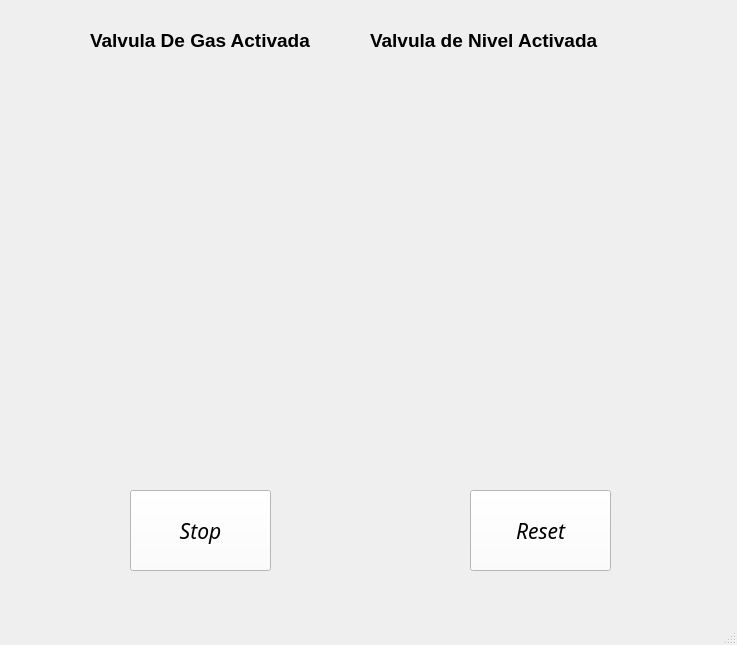
<?xml version="1.0" encoding="UTF-8"?>
<ui version="4.0">
 <class>MainWindow</class>
 <widget class="QMainWindow" name="MainWindow">
  <property name="geometry">
   <rect>
    <x>0</x>
    <y>0</y>
    <width>737</width>
    <height>645</height>
   </rect>
  </property>
  <property name="windowTitle">
   <string>Control</string>
  </property>
  <property name="windowIcon">
   <iconset>
    <normaloff>../../../Downloads/lasallebajio_COLOR.png</normaloff>../../../Downloads/lasallebajio_COLOR.png</iconset>
  </property>
  <widget class="QWidget" name="centralwidget">
   <widget class="QPushButton" name="btnStop">
    <property name="geometry">
     <rect>
      <x>130</x>
      <y>490</y>
      <width>141</width>
      <height>81</height>
     </rect>
    </property>
    <property name="palette">
     <palette>
      <active>
       <colorrole role="WindowText">
        <brush brushstyle="SolidPattern">
         <color alpha="255">
          <red>0</red>
          <green>0</green>
          <blue>0</blue>
         </color>
        </brush>
       </colorrole>
       <colorrole role="Button">
        <brush brushstyle="SolidPattern">
         <color alpha="255">
          <red>255</red>
          <green>255</green>
          <blue>255</blue>
         </color>
        </brush>
       </colorrole>
       <colorrole role="Light">
        <brush brushstyle="SolidPattern">
         <color alpha="255">
          <red>255</red>
          <green>255</green>
          <blue>255</blue>
         </color>
        </brush>
       </colorrole>
       <colorrole role="Midlight">
        <brush brushstyle="SolidPattern">
         <color alpha="255">
          <red>255</red>
          <green>255</green>
          <blue>255</blue>
         </color>
        </brush>
       </colorrole>
       <colorrole role="Dark">
        <brush brushstyle="SolidPattern">
         <color alpha="255">
          <red>127</red>
          <green>127</green>
          <blue>127</blue>
         </color>
        </brush>
       </colorrole>
       <colorrole role="Mid">
        <brush brushstyle="SolidPattern">
         <color alpha="255">
          <red>170</red>
          <green>170</green>
          <blue>170</blue>
         </color>
        </brush>
       </colorrole>
       <colorrole role="Text">
        <brush brushstyle="SolidPattern">
         <color alpha="255">
          <red>0</red>
          <green>0</green>
          <blue>0</blue>
         </color>
        </brush>
       </colorrole>
       <colorrole role="BrightText">
        <brush brushstyle="SolidPattern">
         <color alpha="255">
          <red>255</red>
          <green>255</green>
          <blue>255</blue>
         </color>
        </brush>
       </colorrole>
       <colorrole role="ButtonText">
        <brush brushstyle="SolidPattern">
         <color alpha="255">
          <red>0</red>
          <green>0</green>
          <blue>0</blue>
         </color>
        </brush>
       </colorrole>
       <colorrole role="Base">
        <brush brushstyle="SolidPattern">
         <color alpha="255">
          <red>255</red>
          <green>255</green>
          <blue>255</blue>
         </color>
        </brush>
       </colorrole>
       <colorrole role="Window">
        <brush brushstyle="SolidPattern">
         <color alpha="255">
          <red>255</red>
          <green>255</green>
          <blue>255</blue>
         </color>
        </brush>
       </colorrole>
       <colorrole role="Shadow">
        <brush brushstyle="SolidPattern">
         <color alpha="255">
          <red>0</red>
          <green>0</green>
          <blue>0</blue>
         </color>
        </brush>
       </colorrole>
       <colorrole role="AlternateBase">
        <brush brushstyle="SolidPattern">
         <color alpha="255">
          <red>255</red>
          <green>255</green>
          <blue>255</blue>
         </color>
        </brush>
       </colorrole>
       <colorrole role="ToolTipBase">
        <brush brushstyle="SolidPattern">
         <color alpha="255">
          <red>255</red>
          <green>255</green>
          <blue>220</blue>
         </color>
        </brush>
       </colorrole>
       <colorrole role="ToolTipText">
        <brush brushstyle="SolidPattern">
         <color alpha="255">
          <red>0</red>
          <green>0</green>
          <blue>0</blue>
         </color>
        </brush>
       </colorrole>
      </active>
      <inactive>
       <colorrole role="WindowText">
        <brush brushstyle="SolidPattern">
         <color alpha="255">
          <red>0</red>
          <green>0</green>
          <blue>0</blue>
         </color>
        </brush>
       </colorrole>
       <colorrole role="Button">
        <brush brushstyle="SolidPattern">
         <color alpha="255">
          <red>255</red>
          <green>255</green>
          <blue>255</blue>
         </color>
        </brush>
       </colorrole>
       <colorrole role="Light">
        <brush brushstyle="SolidPattern">
         <color alpha="255">
          <red>255</red>
          <green>255</green>
          <blue>255</blue>
         </color>
        </brush>
       </colorrole>
       <colorrole role="Midlight">
        <brush brushstyle="SolidPattern">
         <color alpha="255">
          <red>255</red>
          <green>255</green>
          <blue>255</blue>
         </color>
        </brush>
       </colorrole>
       <colorrole role="Dark">
        <brush brushstyle="SolidPattern">
         <color alpha="255">
          <red>127</red>
          <green>127</green>
          <blue>127</blue>
         </color>
        </brush>
       </colorrole>
       <colorrole role="Mid">
        <brush brushstyle="SolidPattern">
         <color alpha="255">
          <red>170</red>
          <green>170</green>
          <blue>170</blue>
         </color>
        </brush>
       </colorrole>
       <colorrole role="Text">
        <brush brushstyle="SolidPattern">
         <color alpha="255">
          <red>0</red>
          <green>0</green>
          <blue>0</blue>
         </color>
        </brush>
       </colorrole>
       <colorrole role="BrightText">
        <brush brushstyle="SolidPattern">
         <color alpha="255">
          <red>255</red>
          <green>255</green>
          <blue>255</blue>
         </color>
        </brush>
       </colorrole>
       <colorrole role="ButtonText">
        <brush brushstyle="SolidPattern">
         <color alpha="255">
          <red>0</red>
          <green>0</green>
          <blue>0</blue>
         </color>
        </brush>
       </colorrole>
       <colorrole role="Base">
        <brush brushstyle="SolidPattern">
         <color alpha="255">
          <red>255</red>
          <green>255</green>
          <blue>255</blue>
         </color>
        </brush>
       </colorrole>
       <colorrole role="Window">
        <brush brushstyle="SolidPattern">
         <color alpha="255">
          <red>255</red>
          <green>255</green>
          <blue>255</blue>
         </color>
        </brush>
       </colorrole>
       <colorrole role="Shadow">
        <brush brushstyle="SolidPattern">
         <color alpha="255">
          <red>0</red>
          <green>0</green>
          <blue>0</blue>
         </color>
        </brush>
       </colorrole>
       <colorrole role="AlternateBase">
        <brush brushstyle="SolidPattern">
         <color alpha="255">
          <red>255</red>
          <green>255</green>
          <blue>255</blue>
         </color>
        </brush>
       </colorrole>
       <colorrole role="ToolTipBase">
        <brush brushstyle="SolidPattern">
         <color alpha="255">
          <red>255</red>
          <green>255</green>
          <blue>220</blue>
         </color>
        </brush>
       </colorrole>
       <colorrole role="ToolTipText">
        <brush brushstyle="SolidPattern">
         <color alpha="255">
          <red>0</red>
          <green>0</green>
          <blue>0</blue>
         </color>
        </brush>
       </colorrole>
      </inactive>
      <disabled>
       <colorrole role="WindowText">
        <brush brushstyle="SolidPattern">
         <color alpha="255">
          <red>127</red>
          <green>127</green>
          <blue>127</blue>
         </color>
        </brush>
       </colorrole>
       <colorrole role="Button">
        <brush brushstyle="SolidPattern">
         <color alpha="255">
          <red>255</red>
          <green>255</green>
          <blue>255</blue>
         </color>
        </brush>
       </colorrole>
       <colorrole role="Light">
        <brush brushstyle="SolidPattern">
         <color alpha="255">
          <red>255</red>
          <green>255</green>
          <blue>255</blue>
         </color>
        </brush>
       </colorrole>
       <colorrole role="Midlight">
        <brush brushstyle="SolidPattern">
         <color alpha="255">
          <red>255</red>
          <green>255</green>
          <blue>255</blue>
         </color>
        </brush>
       </colorrole>
       <colorrole role="Dark">
        <brush brushstyle="SolidPattern">
         <color alpha="255">
          <red>127</red>
          <green>127</green>
          <blue>127</blue>
         </color>
        </brush>
       </colorrole>
       <colorrole role="Mid">
        <brush brushstyle="SolidPattern">
         <color alpha="255">
          <red>170</red>
          <green>170</green>
          <blue>170</blue>
         </color>
        </brush>
       </colorrole>
       <colorrole role="Text">
        <brush brushstyle="SolidPattern">
         <color alpha="255">
          <red>127</red>
          <green>127</green>
          <blue>127</blue>
         </color>
        </brush>
       </colorrole>
       <colorrole role="BrightText">
        <brush brushstyle="SolidPattern">
         <color alpha="255">
          <red>255</red>
          <green>255</green>
          <blue>255</blue>
         </color>
        </brush>
       </colorrole>
       <colorrole role="ButtonText">
        <brush brushstyle="SolidPattern">
         <color alpha="255">
          <red>127</red>
          <green>127</green>
          <blue>127</blue>
         </color>
        </brush>
       </colorrole>
       <colorrole role="Base">
        <brush brushstyle="SolidPattern">
         <color alpha="255">
          <red>255</red>
          <green>255</green>
          <blue>255</blue>
         </color>
        </brush>
       </colorrole>
       <colorrole role="Window">
        <brush brushstyle="SolidPattern">
         <color alpha="255">
          <red>255</red>
          <green>255</green>
          <blue>255</blue>
         </color>
        </brush>
       </colorrole>
       <colorrole role="Shadow">
        <brush brushstyle="SolidPattern">
         <color alpha="255">
          <red>0</red>
          <green>0</green>
          <blue>0</blue>
         </color>
        </brush>
       </colorrole>
       <colorrole role="AlternateBase">
        <brush brushstyle="SolidPattern">
         <color alpha="255">
          <red>255</red>
          <green>255</green>
          <blue>255</blue>
         </color>
        </brush>
       </colorrole>
       <colorrole role="ToolTipBase">
        <brush brushstyle="SolidPattern">
         <color alpha="255">
          <red>255</red>
          <green>255</green>
          <blue>220</blue>
         </color>
        </brush>
       </colorrole>
       <colorrole role="ToolTipText">
        <brush brushstyle="SolidPattern">
         <color alpha="255">
          <red>0</red>
          <green>0</green>
          <blue>0</blue>
         </color>
        </brush>
       </colorrole>
      </disabled>
     </palette>
    </property>
    <property name="font">
     <font>
      <family>Harlow Solid Italic</family>
      <pointsize>16</pointsize>
      <italic>true</italic>
     </font>
    </property>
    <property name="cursor">
     <cursorShape>CrossCursor</cursorShape>
    </property>
    <property name="mouseTracking">
     <bool>false</bool>
    </property>
    <property name="focusPolicy">
     <enum>Qt::StrongFocus</enum>
    </property>
    <property name="autoFillBackground">
     <bool>false</bool>
    </property>
    <property name="text">
     <string>Stop</string>
    </property>
    <property name="autoDefault">
     <bool>false</bool>
    </property>
    <property name="default">
     <bool>false</bool>
    </property>
    <property name="flat">
     <bool>false</bool>
    </property>
   </widget>
   <widget class="QPushButton" name="btnReset">
    <property name="geometry">
     <rect>
      <x>470</x>
      <y>490</y>
      <width>141</width>
      <height>81</height>
     </rect>
    </property>
    <property name="palette">
     <palette>
      <active>
       <colorrole role="WindowText">
        <brush brushstyle="SolidPattern">
         <color alpha="255">
          <red>0</red>
          <green>0</green>
          <blue>0</blue>
         </color>
        </brush>
       </colorrole>
       <colorrole role="Button">
        <brush brushstyle="SolidPattern">
         <color alpha="255">
          <red>255</red>
          <green>255</green>
          <blue>255</blue>
         </color>
        </brush>
       </colorrole>
       <colorrole role="Light">
        <brush brushstyle="SolidPattern">
         <color alpha="255">
          <red>255</red>
          <green>255</green>
          <blue>255</blue>
         </color>
        </brush>
       </colorrole>
       <colorrole role="Midlight">
        <brush brushstyle="SolidPattern">
         <color alpha="255">
          <red>255</red>
          <green>255</green>
          <blue>255</blue>
         </color>
        </brush>
       </colorrole>
       <colorrole role="Dark">
        <brush brushstyle="SolidPattern">
         <color alpha="255">
          <red>127</red>
          <green>127</green>
          <blue>127</blue>
         </color>
        </brush>
       </colorrole>
       <colorrole role="Mid">
        <brush brushstyle="SolidPattern">
         <color alpha="255">
          <red>170</red>
          <green>170</green>
          <blue>170</blue>
         </color>
        </brush>
       </colorrole>
       <colorrole role="Text">
        <brush brushstyle="SolidPattern">
         <color alpha="255">
          <red>0</red>
          <green>0</green>
          <blue>0</blue>
         </color>
        </brush>
       </colorrole>
       <colorrole role="BrightText">
        <brush brushstyle="SolidPattern">
         <color alpha="255">
          <red>255</red>
          <green>255</green>
          <blue>255</blue>
         </color>
        </brush>
       </colorrole>
       <colorrole role="ButtonText">
        <brush brushstyle="SolidPattern">
         <color alpha="255">
          <red>0</red>
          <green>0</green>
          <blue>0</blue>
         </color>
        </brush>
       </colorrole>
       <colorrole role="Base">
        <brush brushstyle="SolidPattern">
         <color alpha="255">
          <red>255</red>
          <green>255</green>
          <blue>255</blue>
         </color>
        </brush>
       </colorrole>
       <colorrole role="Window">
        <brush brushstyle="SolidPattern">
         <color alpha="255">
          <red>255</red>
          <green>255</green>
          <blue>255</blue>
         </color>
        </brush>
       </colorrole>
       <colorrole role="Shadow">
        <brush brushstyle="SolidPattern">
         <color alpha="255">
          <red>0</red>
          <green>0</green>
          <blue>0</blue>
         </color>
        </brush>
       </colorrole>
       <colorrole role="AlternateBase">
        <brush brushstyle="SolidPattern">
         <color alpha="255">
          <red>255</red>
          <green>255</green>
          <blue>255</blue>
         </color>
        </brush>
       </colorrole>
       <colorrole role="ToolTipBase">
        <brush brushstyle="SolidPattern">
         <color alpha="255">
          <red>255</red>
          <green>255</green>
          <blue>220</blue>
         </color>
        </brush>
       </colorrole>
       <colorrole role="ToolTipText">
        <brush brushstyle="SolidPattern">
         <color alpha="255">
          <red>0</red>
          <green>0</green>
          <blue>0</blue>
         </color>
        </brush>
       </colorrole>
      </active>
      <inactive>
       <colorrole role="WindowText">
        <brush brushstyle="SolidPattern">
         <color alpha="255">
          <red>0</red>
          <green>0</green>
          <blue>0</blue>
         </color>
        </brush>
       </colorrole>
       <colorrole role="Button">
        <brush brushstyle="SolidPattern">
         <color alpha="255">
          <red>255</red>
          <green>255</green>
          <blue>255</blue>
         </color>
        </brush>
       </colorrole>
       <colorrole role="Light">
        <brush brushstyle="SolidPattern">
         <color alpha="255">
          <red>255</red>
          <green>255</green>
          <blue>255</blue>
         </color>
        </brush>
       </colorrole>
       <colorrole role="Midlight">
        <brush brushstyle="SolidPattern">
         <color alpha="255">
          <red>255</red>
          <green>255</green>
          <blue>255</blue>
         </color>
        </brush>
       </colorrole>
       <colorrole role="Dark">
        <brush brushstyle="SolidPattern">
         <color alpha="255">
          <red>127</red>
          <green>127</green>
          <blue>127</blue>
         </color>
        </brush>
       </colorrole>
       <colorrole role="Mid">
        <brush brushstyle="SolidPattern">
         <color alpha="255">
          <red>170</red>
          <green>170</green>
          <blue>170</blue>
         </color>
        </brush>
       </colorrole>
       <colorrole role="Text">
        <brush brushstyle="SolidPattern">
         <color alpha="255">
          <red>0</red>
          <green>0</green>
          <blue>0</blue>
         </color>
        </brush>
       </colorrole>
       <colorrole role="BrightText">
        <brush brushstyle="SolidPattern">
         <color alpha="255">
          <red>255</red>
          <green>255</green>
          <blue>255</blue>
         </color>
        </brush>
       </colorrole>
       <colorrole role="ButtonText">
        <brush brushstyle="SolidPattern">
         <color alpha="255">
          <red>0</red>
          <green>0</green>
          <blue>0</blue>
         </color>
        </brush>
       </colorrole>
       <colorrole role="Base">
        <brush brushstyle="SolidPattern">
         <color alpha="255">
          <red>255</red>
          <green>255</green>
          <blue>255</blue>
         </color>
        </brush>
       </colorrole>
       <colorrole role="Window">
        <brush brushstyle="SolidPattern">
         <color alpha="255">
          <red>255</red>
          <green>255</green>
          <blue>255</blue>
         </color>
        </brush>
       </colorrole>
       <colorrole role="Shadow">
        <brush brushstyle="SolidPattern">
         <color alpha="255">
          <red>0</red>
          <green>0</green>
          <blue>0</blue>
         </color>
        </brush>
       </colorrole>
       <colorrole role="AlternateBase">
        <brush brushstyle="SolidPattern">
         <color alpha="255">
          <red>255</red>
          <green>255</green>
          <blue>255</blue>
         </color>
        </brush>
       </colorrole>
       <colorrole role="ToolTipBase">
        <brush brushstyle="SolidPattern">
         <color alpha="255">
          <red>255</red>
          <green>255</green>
          <blue>220</blue>
         </color>
        </brush>
       </colorrole>
       <colorrole role="ToolTipText">
        <brush brushstyle="SolidPattern">
         <color alpha="255">
          <red>0</red>
          <green>0</green>
          <blue>0</blue>
         </color>
        </brush>
       </colorrole>
      </inactive>
      <disabled>
       <colorrole role="WindowText">
        <brush brushstyle="SolidPattern">
         <color alpha="255">
          <red>127</red>
          <green>127</green>
          <blue>127</blue>
         </color>
        </brush>
       </colorrole>
       <colorrole role="Button">
        <brush brushstyle="SolidPattern">
         <color alpha="255">
          <red>255</red>
          <green>255</green>
          <blue>255</blue>
         </color>
        </brush>
       </colorrole>
       <colorrole role="Light">
        <brush brushstyle="SolidPattern">
         <color alpha="255">
          <red>255</red>
          <green>255</green>
          <blue>255</blue>
         </color>
        </brush>
       </colorrole>
       <colorrole role="Midlight">
        <brush brushstyle="SolidPattern">
         <color alpha="255">
          <red>255</red>
          <green>255</green>
          <blue>255</blue>
         </color>
        </brush>
       </colorrole>
       <colorrole role="Dark">
        <brush brushstyle="SolidPattern">
         <color alpha="255">
          <red>127</red>
          <green>127</green>
          <blue>127</blue>
         </color>
        </brush>
       </colorrole>
       <colorrole role="Mid">
        <brush brushstyle="SolidPattern">
         <color alpha="255">
          <red>170</red>
          <green>170</green>
          <blue>170</blue>
         </color>
        </brush>
       </colorrole>
       <colorrole role="Text">
        <brush brushstyle="SolidPattern">
         <color alpha="255">
          <red>127</red>
          <green>127</green>
          <blue>127</blue>
         </color>
        </brush>
       </colorrole>
       <colorrole role="BrightText">
        <brush brushstyle="SolidPattern">
         <color alpha="255">
          <red>255</red>
          <green>255</green>
          <blue>255</blue>
         </color>
        </brush>
       </colorrole>
       <colorrole role="ButtonText">
        <brush brushstyle="SolidPattern">
         <color alpha="255">
          <red>127</red>
          <green>127</green>
          <blue>127</blue>
         </color>
        </brush>
       </colorrole>
       <colorrole role="Base">
        <brush brushstyle="SolidPattern">
         <color alpha="255">
          <red>255</red>
          <green>255</green>
          <blue>255</blue>
         </color>
        </brush>
       </colorrole>
       <colorrole role="Window">
        <brush brushstyle="SolidPattern">
         <color alpha="255">
          <red>255</red>
          <green>255</green>
          <blue>255</blue>
         </color>
        </brush>
       </colorrole>
       <colorrole role="Shadow">
        <brush brushstyle="SolidPattern">
         <color alpha="255">
          <red>0</red>
          <green>0</green>
          <blue>0</blue>
         </color>
        </brush>
       </colorrole>
       <colorrole role="AlternateBase">
        <brush brushstyle="SolidPattern">
         <color alpha="255">
          <red>255</red>
          <green>255</green>
          <blue>255</blue>
         </color>
        </brush>
       </colorrole>
       <colorrole role="ToolTipBase">
        <brush brushstyle="SolidPattern">
         <color alpha="255">
          <red>255</red>
          <green>255</green>
          <blue>220</blue>
         </color>
        </brush>
       </colorrole>
       <colorrole role="ToolTipText">
        <brush brushstyle="SolidPattern">
         <color alpha="255">
          <red>0</red>
          <green>0</green>
          <blue>0</blue>
         </color>
        </brush>
       </colorrole>
      </disabled>
     </palette>
    </property>
    <property name="font">
     <font>
      <family>Harlow Solid Italic</family>
      <pointsize>16</pointsize>
      <italic>true</italic>
     </font>
    </property>
    <property name="cursor">
     <cursorShape>CrossCursor</cursorShape>
    </property>
    <property name="mouseTracking">
     <bool>false</bool>
    </property>
    <property name="focusPolicy">
     <enum>Qt::StrongFocus</enum>
    </property>
    <property name="autoFillBackground">
     <bool>false</bool>
    </property>
    <property name="text">
     <string>Reset</string>
    </property>
    <property name="autoDefault">
     <bool>false</bool>
    </property>
    <property name="default">
     <bool>false</bool>
    </property>
    <property name="flat">
     <bool>false</bool>
    </property>
   </widget>
   <widget class="PlotWidget" name="widget" native="true">
    <property name="geometry">
     <rect>
      <x>90</x>
      <y>70</y>
      <width>541</width>
      <height>211</height>
     </rect>
    </property>
   </widget>
   <widget class="PlotWidget" name="widget_2" native="true">
    <property name="geometry">
     <rect>
      <x>90</x>
      <y>290</y>
      <width>541</width>
      <height>191</height>
     </rect>
    </property>
   </widget>
   <widget class="QLabel" name="label">
    <property name="geometry">
     <rect>
      <x>300</x>
      <y>510</y>
      <width>141</width>
      <height>51</height>
     </rect>
    </property>
    <property name="text">
     <string/>
    </property>
    <property name="pixmap">
     <pixmap>../../../Downloads/lasallebajio_COLOR.png</pixmap>
    </property>
    <property name="scaledContents">
     <bool>true</bool>
    </property>
   </widget>
   <widget class="QLabel" name="label_3">
    <property name="enabled">
     <bool>true</bool>
    </property>
    <property name="geometry">
     <rect>
      <x>370</x>
      <y>30</y>
      <width>251</width>
      <height>20</height>
     </rect>
    </property>
    <property name="font">
     <font>
      <pointsize>14</pointsize>
      <weight>75</weight>
      <bold>true</bold>
     </font>
    </property>
    <property name="text">
     <string>Valvula de Nivel Activada</string>
    </property>
    <property name="textFormat">
     <enum>Qt::AutoText</enum>
    </property>
   </widget>
   <widget class="QLabel" name="label_4">
    <property name="enabled">
     <bool>true</bool>
    </property>
    <property name="geometry">
     <rect>
      <x>90</x>
      <y>30</y>
      <width>241</width>
      <height>20</height>
     </rect>
    </property>
    <property name="font">
     <font>
      <pointsize>14</pointsize>
      <weight>75</weight>
      <bold>true</bold>
     </font>
    </property>
    <property name="text">
     <string>Valvula De Gas Activada</string>
    </property>
   </widget>
   <zorder>btnStop</zorder>
   <zorder>btnReset</zorder>
   <zorder>widget_2</zorder>
   <zorder>widget</zorder>
   <zorder>label</zorder>
   <zorder>label_3</zorder>
   <zorder>label_4</zorder>
  </widget>
  <widget class="QMenuBar" name="menubar">
   <property name="geometry">
    <rect>
     <x>0</x>
     <y>0</y>
     <width>737</width>
     <height>22</height>
    </rect>
   </property>
  </widget>
  <widget class="QStatusBar" name="statusbar"/>
 </widget>
 <customwidgets>
  <customwidget>
   <class>PlotWidget</class>
   <extends>QWidget</extends>
   <header>pyqtgraph.h</header>
   <container>1</container>
  </customwidget>
 </customwidgets>
 <resources/>
 <connections/>
</ui>
